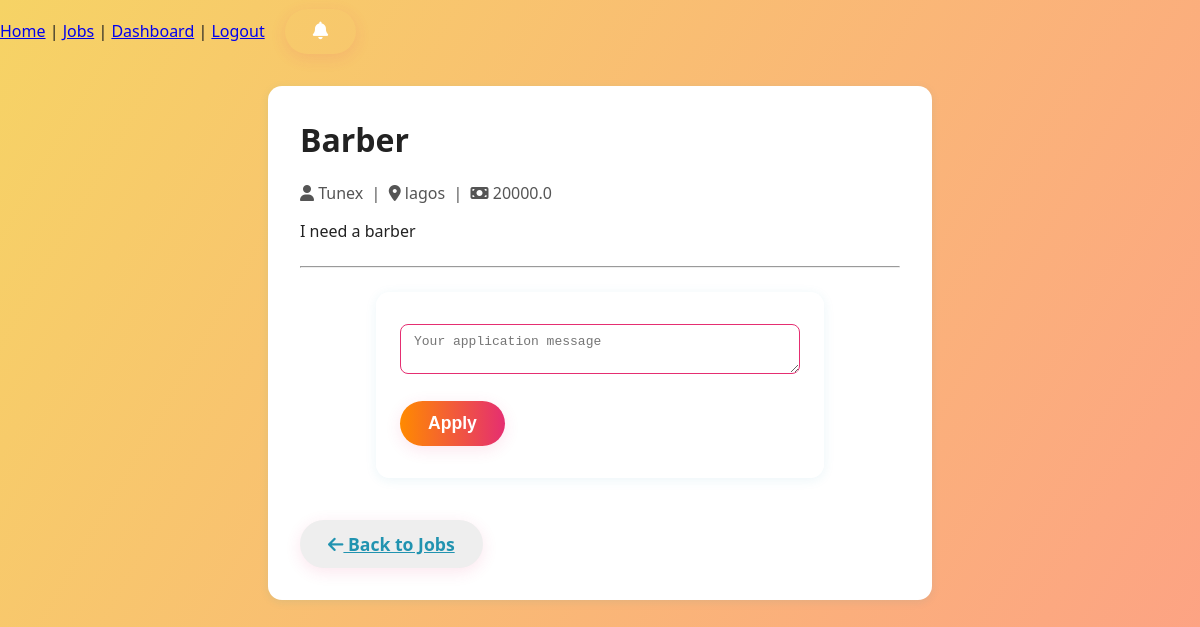
The page /jobs/2 (signed in) on the database its author committed.
### app/models.py (models this page shows, shortened)
class JobPost(db.Model):
    __tablename__ = 'job_post'
    id = db.Column(db.Integer, primary_key=True)
    user_id = db.Column(db.Integer, db.ForeignKey('user.id'), nullable=False)
    title = db.Column(db.String(120), nullable=False)
    description = db.Column(db.Text, nullable=False)
    location = db.Column(db.String(100))
    latitude = db.Column(db.Float)
    longitude = db.Column(db.Float)
    budget = db.Column(db.Float)
    timestamp = db.Column(db.DateTime, default=datetime.utcnow)
    user = db.relationship('User', back_populates='job_posts')
    applications = db.relationship('JobApplication', backref='job_post', lazy='dynamic')

class User(db.Model, UserMixin):  # Inherit from UserMixin
    __tablename__ = 'user'
    id = db.Column(db.Integer, primary_key=True)
    email = db.Column(db.String(120), unique=True, nullable=False)
    name = db.Column(db.String(100), nullable=False)
    password_hash = db.Column(db.String(512))
    location = db.Column(db.String(100))
    phone_number = db.Column(db.String(15))
    is_artisan = db.Column(db.Boolean, default=False)
    profile_pic = db.Column(db.String(200))
    messages = db.relationship('Message', foreign_keys='Message.sender_id', backref='sender', lazy='dynamic')
    received_messages = db.relationship('Message', foreign_keys='Message.recipient_id', backref='recipient', lazy='dynamic')
    job_posts = db.relationship('JobPost', back_populates='user', lazy='dynamic')
    favorites = db.relationship('Favorite', back_populates='user', lazy='dynamic')
    reviews_given = db.relationship('Review', back_populates='customer', lazy='dynamic')
    notifications = db.relationship('Notification', back_populates='user', lazy='dynamic')

### app/routes.py (the view)
@main.route('/jobs/<int:job_id>', methods=['GET'])
@login_required
def job_detail(job_id):
    job = JobPost.query.get_or_404(job_id)
    applicants = None
    if current_user.id == job.user_id:
        applicants = JobApplication.query.filter_by(job_post_id=job.id).all()
    return render_template('job_detail.html', job=job, applicants=applicants)

### app/templates/job_detail.html (shortened to what this page needs)
{% extends "base.html" %}
{% block content %}
<div class="job-detail-card" style="max-width:600px;margin:2em auto;background:#fff;border-radius:14px;box-shadow:0 2px 8px rgba(33,147,176,0.10);padding:2em;">
  <h1 style="margin-top:0;">{{ job.title }}</h1>
  <div style="font-size:1em;color:#555;margin-bottom:0.5em;">
    <i class="fa fa-user"></i> {{ job.user.name }} &nbsp;|&nbsp; <i class="fa fa-map-marker-alt"></i> {{ job.location or 'N/A' }} &nbsp;|&nbsp; <i class="fa fa-money-bill"></i> {{ job.budget or 'N/A' }}
  </div>
  <p style="margin-bottom:1.5em;">{{ job.description }}</p>
  <hr style="margin:1.5em 0;">
  {% if current_user.is_authenticated and current_user.is_artisan and current_user.id != job.user_id %}
  <form method="POST" action="{{ url_for('main.apply_to_job', job_id=job.id) }}">
      <textarea name="message" placeholder="Your application message" required></textarea>
      <button type="submit">Apply</button>
  </form>
  {% endif %}
  <a href="{{ url_for('main.list_jobs') }}" class="cta-button" style="background:#eee;color:#2193b0;margin-top:1em;"><i class="fa fa-arrow-left"></i> Back to Jobs</a>
</div>
{% endblock %}

### app/static/styles.css (style rules this page uses)
body { font-family: 'Segoe UI', 'Roboto', Arial, sans-serif; background: linear-gradient(120deg, #f6d365 0%, #fda085 100%); margin: 0; min-height: 100vh; color: #222; }
button, .cta-button, .search-button, .contact-button, .auth-option, .btn { background: linear-gradient(90deg, #ff8a00 0%, #e52e71 100%); color: #fff; border: none; padding: 12px 28px; border-radius: 24px; font-size: 1.1rem; font-weight: 700; cursor: pointer; box-shadow: 0 4px 16px rgba(229,46,113,0.12); transition: background 0.2s, transform 0.2s; margin-top: 0.5em; display: inline-block; }
textarea, .form-control { width: 100%; max-width: 500px; padding: 10px; border: 1px solid #ddd; border-radius: 5px; resize: vertical; box-sizing: border-box; font-size: 1em; margin-bottom: 10px; }
form { background: rgba(255,255,255,0.95); border-radius: 14px; box-shadow: 0 2px 12px rgba(33,147,176,0.09); padding: 2em 1.5em; margin: 1.5em auto; max-width: 400px; }
input, textarea, select { border: 1.5px solid #e52e71; border-radius: 8px; padding: 0.7em 1em; font-size: 1em; margin-bottom: 1em; width: 100%; box-sizing: border-box; transition: border 0.2s; }

### rows shown on the page
JobPost: title "Barber", location "lagos", budget "20000.0", description "I need a barber"
User: user.name "Tunex"
